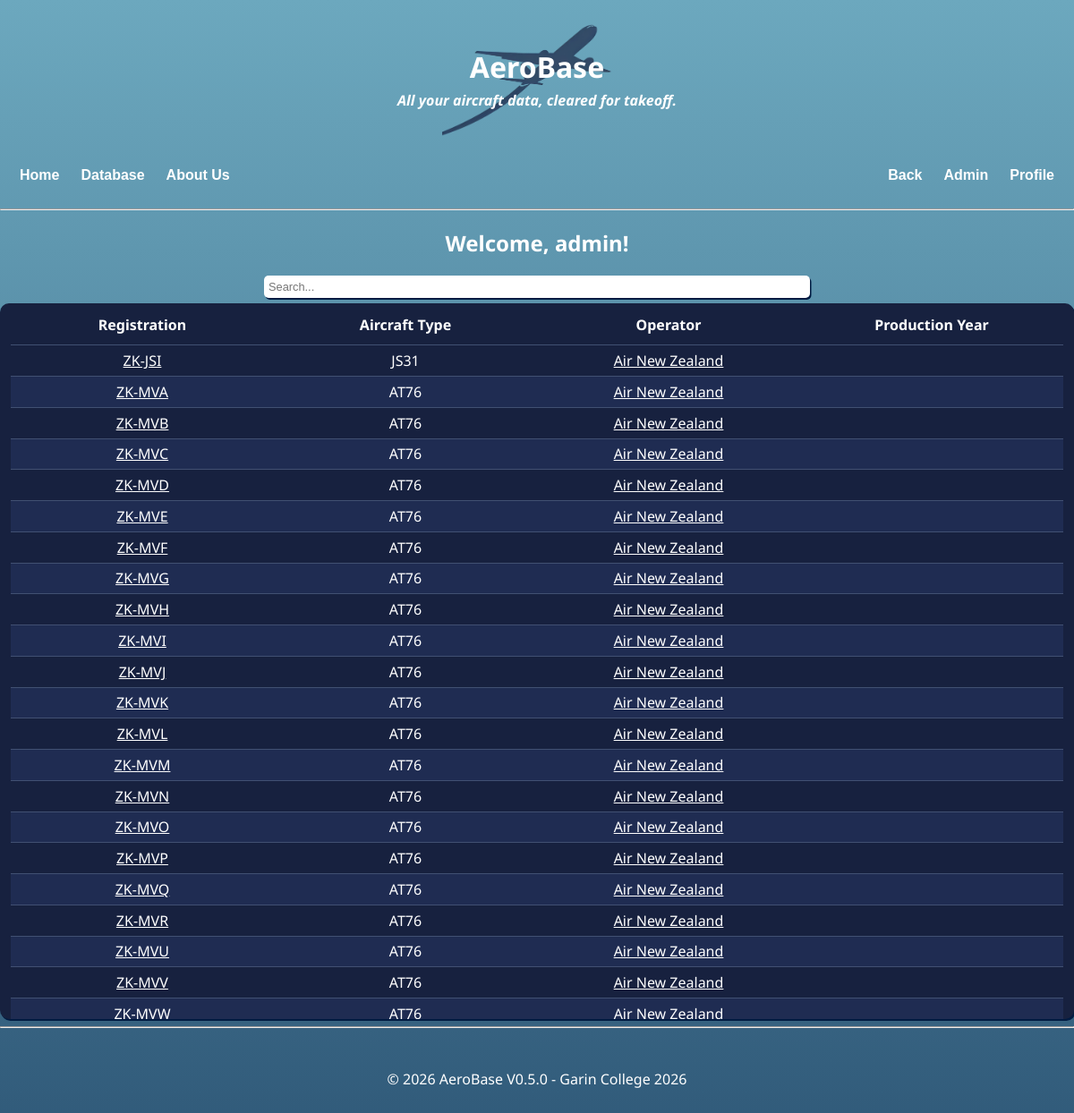
Screenshot of /database/aircraft (signed in) with the database file from the repository.
### app.py (models this page shows)
class User(db.Model):
    id = db.Column(db.Integer, primary_key = True)
    username = db.Column(db.String(20), unique = True, nullable = False)
    password = db.Column(db.String(100), nullable = False)
    email = db.Column(db.String(254), nullable = False, unique = True)
    admin = db.Column(db.Boolean, default = False)
    aircrafts = db.relationship(
        "Aircraft",
        back_populates = "user"
    )
    operators = db.relationship(
        "Operator",
        back_populates = "user"
    )

class Aircraft(db.Model):
    id = db.Column(db.Integer, primary_key = True)
    registration = db.Column(db.String(10), nullable = False)
    year_produced = db.Column(db.Integer, nullable = True)
    operator_id = db.Column(db.String(3), db.ForeignKey("operator.icao"), nullable=False)
    registration_prefix = db.Column(db.String(5), db.ForeignKey("registration_prefix.prefix"), nullable=False)
    manufacturer_id = db.Column(db.Integer, db.ForeignKey("manufacturer.manufacturer_id"), nullable=False)
    user_id = db.Column(db.Integer, db.ForeignKey("user.id"), nullable = True)
    date_time = db.Column(db.DateTime, server_default=db.func.now(), onupdate=db.func.now(), nullable=False)
    __table_args__ = ( # Checks that the combination of the prefix and registration are unique, so something like ZK-ABC can exist, but so can VH-ABC and not a second ZK-ABC.
        db.UniqueConstraint(
            "registration_prefix",
            "registration",
            name = "unique_registration"
        ),
    )
    operator = db.relationship(
        "Operator",
        back_populates = "aircrafts"
    )
    prefix = db.relationship(
        "RegistrationPrefix",
        back_populates = "aircrafts"
    )
    manufacturer = db.relationship(
        "Manufacturer",
        back_populates = "aircrafts"
    )
    user = db.relationship(
        "User",
        back_populates = "aircrafts"
    )

class Manufacturer(db.Model):
    manufacturer_id = db.Column(db.Integer, primary_key = True)
    type_icao = db.Column(db.String(4), nullable = False)
    manufacturer_name = db.Column(db.String(50), nullable = False)
    model_name = db.Column(db.String(50), nullable = False)
    wake_cat = db.Column(db.String(1), nullable = False)
    aircrafts = db.relationship(
        "Aircraft",
        back_populates = "manufacturer"
    )

class Operator(db.Model):
    icao = db.Column(db.String(3), primary_key = True)
    hub_icao = db.Column(db.String(4), nullable = False)
    year_founded = db.Column(db.Integer, nullable = False)
    operator_name = db.Column(db.String(25), nullable = False)
    user_id = db.Column(db.Integer, db.ForeignKey("user.id"), nullable = True)
    date_time = db.Column(db.DateTime, server_default=db.func.now(), onupdate=db.func.now(), nullable=False)
    callsign = db.Column(db.String(50), nullable=False)
    aircrafts = db.relationship(
        "Aircraft",
        back_populates = "operator"
    )
    user = db.relationship(
        "User",
        back_populates = "operators"
    )

### app.py (the view, shortened to what this page needs)
    @app.route("/database/aircraft")
    def dbaircraft():
        q = request.args.get("q", '').strip() # checks the htmx search query
        offset=request.args.get("offset", 0, type=int)
        limit=50 # limit of aircraft initially displayed at a time
        query=Aircraft.query
        total = query.count() # total count in the search
        aircraft=query.order_by(
            Aircraft.operator_id,
            (Aircraft.registration_prefix + "-" + Aircraft.registration),
            Aircraft.registration
        ).limit(offset+limit).all() # collects search results
        if "user" in session:
            return render_template(
                "aircraft.html",
                page_title = "Database (Aircraft)",
                user=session["user"],
                aircrafts=aircraft,
                total=total,
                offset=offset # offset is used if the user loads extra aircraft ('load 50 more')
            )
        else:
            return redirect(url_for("login"))

### app.py (called while the page is built)
@app.context_processor
def inject_user():
   if "user" in session: # checks if user is an admin (assuming they're logged in) to use in nav bar
       user=User.query.filter_by(username=session["user"]).first()
       is_admin = user is not None and user.admin is True
   else:
       is_admin = False
   return{
       "logged_in": "user" in session, # sends logged in to 'nav'
       "is_admin":  is_admin, # sends admin to 'nav'
       "version": "V0.5.0" # current version
   }

### templates/aircraft.html
{% extends "layout.html" %}
{% block content %}
<h2 style="color: #ffffff;">Welcome, {{user}}!</h2>
<input style="width:50%;" type="text" class="input" placeholder="Search..." name="q" value="{{q}}" hx-get="/database/aircraft" hx-trigger="keyup changed delay:500ms" hx-target="#table-wrapper" hx-swap="innerHTML">
<div class="table-outer">
    <div class="table-container" id="table-wrapper">
        {%include "aircraft-table.html" %}
    </div>
</div>
{% endblock %}

### templates/aircraft-table.html (shortened to what this page needs)
<table>
    <thead>
        <tr>
            <th>Registration</th>
            <th>Aircraft Type</th>
            <th>Operator</th>
            <th>Production Year</th>
        </tr>
    </thead>
    <tbody id="results">
        {% for aircraft in aircrafts %}
        {% if aircraft.registration_prefix != "N" and aircraft.registration_prefix != "JA" and aircraft.registration_prefix != "HL" and aircraft.registration_prefix != "VP-A" and aircraft.registration_prefix!= "VP-B" and aircraft.registration_prefix != "VQ-B" %}
        {% set registration = aircraft.registration_prefix + "-" + aircraft.registration %}
        {% else %}
        {% set registration = aircraft.registration_prefix + aircraft.registration %}
        {% endif %}
        <tr>
            <td><a href="/database/aircraft/{{ aircraft.id }}" style="color:#ffffff">{{registration}}</a></td>
            <td>{{aircraft.manufacturer.type_icao}}</td>
            <td><a href="/database/operators/{{aircraft.operator.icao}}" style="color:#ffffff">{{aircraft.operator.operator_name}}</a></td>
            <td>
            </td>
        </tr>
        {% endfor %}
    </tbody>
</table>

### static/style.css (style rules this page uses)
html { height:100%; }
body { font-family: 'Noto Sans', sans-serif; max-width: 1300px; margin: 20px auto; background-image: linear-gradient(to bottom, #6ca8be, #001b42); background-repeat: no-repeat; background-attachment: fixed; text-align:center; color:#ffffff; }
.table-outer { border-radius:10px; overflow:hidden; box-shadow:1.5px 2px 0px #001b42; background-color:#17213f }
.table-container { max-height:800px; overflow-y:auto; }
table { color:#ffffff; width:100%; border-spacing:0; border-radius:15px; padding:1%; }
input { padding: 5px; border-radius: 5px; border:0px; margin-bottom: 0.5%; size:100%; font-size:80%; box-shadow: 1.5px 2px 0px #001b42; }
thead { position:sticky; top:0; z-index:2; }
td { border-top:1px solid #415072; padding:0.5%; }
tr:nth-child(even) { background-color:#1f2c52; }
th { background-color:#17213f; padding-bottom:1%; font-size:100%; }
tr { display:table; width:100%; table-layout:fixed; }

### rows the page displays
User: username "admin"
Aircraft: registration "ZK-JSI", manufacturer.type_icao "JS31", operator.operator_name "Air New Zealand"
Aircraft: registration "ZK-MVA", manufacturer.type_icao "AT76", operator.operator_name "Air New Zealand"
Aircraft: registration "ZK-MVB", manufacturer.type_icao "AT76", operator.operator_name "Air New Zealand"
Aircraft: registration "ZK-MVC", manufacturer.type_icao "AT76", operator.operator_name "Air New Zealand"
Aircraft: registration "ZK-MVD", manufacturer.type_icao "AT76", operator.operator_name "Air New Zealand"
Aircraft: registration "ZK-MVE", manufacturer.type_icao "AT76", operator.operator_name "Air New Zealand"
Aircraft: registration "ZK-MVF", manufacturer.type_icao "AT76", operator.operator_name "Air New Zealand"
Aircraft: registration "ZK-MVG", manufacturer.type_icao "AT76", operator.operator_name "Air New Zealand"
Aircraft: registration "ZK-MVH", manufacturer.type_icao "AT76", operator.operator_name "Air New Zealand"
Aircraft: registration "ZK-MVI", manufacturer.type_icao "AT76", operator.operator_name "Air New Zealand"
Aircraft: registration "ZK-MVJ", manufacturer.type_icao "AT76", operator.operator_name "Air New Zealand"
Aircraft: registration "ZK-MVK", manufacturer.type_icao "AT76", operator.operator_name "Air New Zealand"
Aircraft: registration "ZK-MVL", manufacturer.type_icao "AT76", operator.operator_name "Air New Zealand"
Aircraft: registration "ZK-MVM", manufacturer.type_icao "AT76", operator.operator_name "Air New Zealand"
Aircraft: registration "ZK-MVN", manufacturer.type_icao "AT76", operator.operator_name "Air New Zealand"
Aircraft: registration "ZK-MVO", manufacturer.type_icao "AT76", operator.operator_name "Air New Zealand"
Aircraft: registration "ZK-MVP", manufacturer.type_icao "AT76", operator.operator_name "Air New Zealand"
Aircraft: registration "ZK-MVQ", manufacturer.type_icao "AT76", operator.operator_name "Air New Zealand"
Aircraft: registration "ZK-MVR", manufacturer.type_icao "AT76", operator.operator_name "Air New Zealand"
Aircraft: registration "ZK-MVU", manufacturer.type_icao "AT76", operator.operator_name "Air New Zealand"
Aircraft: registration "ZK-MVV", manufacturer.type_icao "AT76", operator.operator_name "Air New Zealand"
Aircraft: registration "ZK-MVW", manufacturer.type_icao "AT76", operator.operator_name "Air New Zealand"

### other values shown
{{ version }} "V0.5.0"
